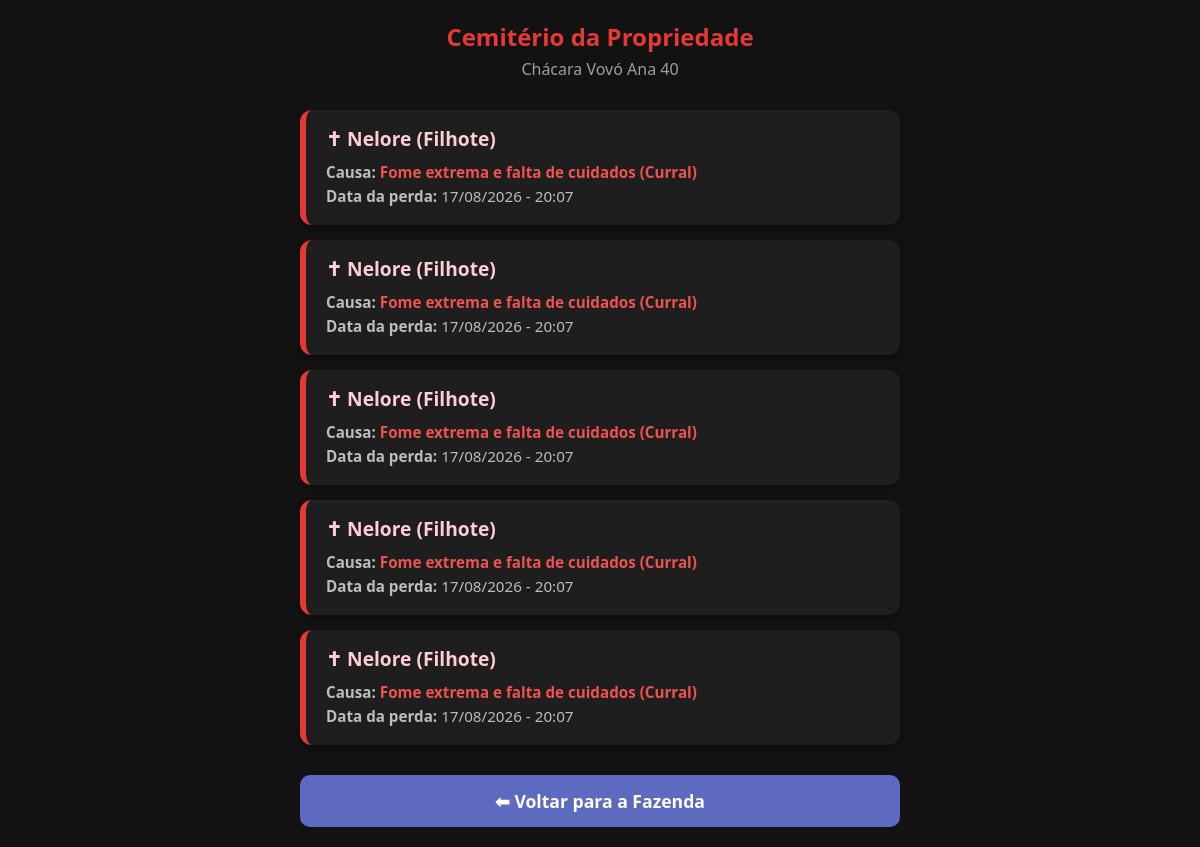
Screenshot of /cemiterio/40 (signed in) with the database file from the repository.
### database.py (models this page shows)
class Propriedade(db.Model):
    __tablename__ = 'propriedades'
    id = db.Column(db.Integer, primary_key=True)
    nome = db.Column(db.String(100), nullable=False)
    preco = db.Column(db.Float, nullable=False)
    tipo = db.Column(db.String(50), default="Sítio")
    dono_id = db.Column(db.Integer, db.ForeignKey('jogadores.id'), nullable=True)
    cap_silo = db.Column(db.Integer, default=500)
    cap_armazem = db.Column(db.Integer, default=200)
    cap_curral = db.Column(db.Integer, default=10)
    tem_represa_geral = db.Column(db.Boolean, default=False)
    tem_chiqueiro = db.Column(db.Boolean, default=False)
    tem_galinheiro = db.Column(db.Boolean, default=False)
    est_milho = db.Column(db.Integer, default=0)
    est_soja = db.Column(db.Integer, default=0)
    est_cafe = db.Column(db.Integer, default=0)
    est_arroz = db.Column(db.Integer, default=0)
    est_feijao = db.Column(db.Integer, default=0)
    est_algodao = db.Column(db.Integer, default=0)
    est_cana = db.Column(db.Integer, default=0)
    est_mandioca = db.Column(db.Integer, default=0)
    est_pimenta = db.Column(db.Integer, default=0)
    est_cacau = db.Column(db.Integer, default=0)
    est_acai = db.Column(db.Integer, default=0)
    est_cupuacu = db.Column(db.Integer, default=0)
    est_banana = db.Column(db.Integer, default=0)
    est_abacaxi = db.Column(db.Integer, default=0)
    est_melancia = db.Column(db.Integer, default=0)
    est_sal = db.Column(db.Integer, default=0)
    est_racao = db.Column(db.Integer, default=0)
    est_adubo = db.Column(db.Integer, default=0)
    est_veneno = db.Column(db.Integer, default=0)
    est_combustivel = db.Column(db.Integer, default=0)
    est_vacina_aftosa = db.Column(db.Integer, default=0)
    est_vacina_brucelose = db.Column(db.Integer, default=0)
    est_medicamento_geral = db.Column(db.Integer, default=0)
    est_suplemento_engorda = db.Column(db.Integer, default=0)
    lotes = db.relationship('Lote', backref='fazenda', lazy=True)

class HistoricoMorte(db.Model):
    __tablename__ = 'historico_mortes'
    id = db.Column(db.Integer, primary_key=True)
    propriedade_id = db.Column(db.Integer, db.ForeignKey('propriedades.id'), nullable=True)
    raca = db.Column(db.String(50), nullable=False)
    fase = db.Column(db.String(20), nullable=False)
    causa = db.Column(db.String(100), default="Maus tratos / Fome")
    data_morte = db.Column(db.DateTime, default=datetime.utcnow)
    propriedade = db.relationship('Propriedade', backref='mortes_registradas', lazy=True)

### app.py (the view)
@app.route('/cemiterio/<int:prop_id>')
def cemiterio(prop_id):
    if 'usuario' not in session:
        return redirect(url_for('login'))
    jogador = Jogador.query.filter_by(username=session['usuario']).first()
    if not jogador:
        session.pop('usuario', None)
        return redirect(url_for('login'))
    propriedade = Propriedade.query.get(prop_id)
    if not propriedade or propriedade.dono_id != jogador.id:
        return redirect(url_for('mapa'))
    mortes = HistoricoMorte.query.filter_by(propriedade_id=prop_id).order_by(HistoricoMorte.data_morte.desc()).all()
    return render_template('cemiterio.html',
                           jogador=jogador,
                           user=jogador,
                           fazenda=propriedade,
                           mortes=mortes)

### templates/cemiterio.html (shortened to what this page needs)
<!DOCTYPE html>
<html lang="pt-BR">
<head>
</head>
<body>
    <div class="container">
        <div class="cabecalho">
            <h2>Cemitério da Propriedade</h2>
            <p>{{ fazenda.nome }}</p>
        </div>
        {% if mortes %}
            {% for morto in mortes %}
            <div class="card-morte">
                <h3>✝ {{ morto.raca|capitalize }} ({{ morto.fase }})</h3>
                <p class="info"><strong>Causa:</strong> <span class="destaque">{{ morto.causa }}</span></p>
                <p class="info"><strong>Data da perda:</strong> {{ morto.data_morte.strftime('%d/%m/%Y - %H:%M') }}</p>
            </div>
            {% endfor %}
        {% else %}
            <div class="sucesso">
                <p>🎉 Excelente! Nenhum animal morreu por inanição ou falta de cuidados nesta propriedade.</p>
            </div>
        {% endif %}
        <a href="{{ url_for('fazenda', prop_id=fazenda.id) }}" class="btn-voltar">
            ⬅ Voltar para a Fazenda
        </a>
    </div>
</body>
</html>

### templates/cemiterio.html (style rules this page uses)
body { background-color: #121212; color: #ffffff; font-family: 'Segoe UI', Tahoma, Geneva, Verdana, sans-serif; margin: 0; padding: 20px; }
.container { max-width: 600px; margin: 0 auto; }
.cabecalho { text-align: center; margin-bottom: 30px; }
.cabecalho h2 { margin: 0; color: #e53935; }
.cabecalho p { color: #9e9e9e; margin-top: 5px; }
.card-morte { background-color: #1e1e1e; border-radius: 12px; padding: 15px 20px; margin-bottom: 15px; border-left: 6px solid #e53935; box-shadow: 0 4px 6px rgba(0,0,0,0.3); }
.card-morte h3 { font-size: 1.2em; margin: 0 0 10px 0; color: #ffcdd2; }
.info { margin: 4px 0; color: #bdbdbd; font-size: 0.95em; }
.destaque { color: #ef5350; font-weight: bold; }
.btn-voltar { display: block; width: 100%; text-align: center; background-color: #5c6bc0; color: white; padding: 14px; text-decoration: none; border-radius: 10px; margin-top: 30px; font-weight: bold; font-size: 1.1em; box-sizing: border-box; }

### rows the page displays
Propriedade: nome "Chácara Vovó Ana 40"
HistoricoMorte: raca "Nelore", fase "Filhote", causa "Fome extrema e falta de cuidados (Curral)", data_morte "17/08/2026 - 20:07"
HistoricoMorte: raca "Nelore", fase "Filhote", causa "Fome extrema e falta de cuidados (Curral)", data_morte "17/08/2026 - 20:07"
HistoricoMorte: raca "Nelore", fase "Filhote", causa "Fome extrema e falta de cuidados (Curral)", data_morte "17/08/2026 - 20:07"
HistoricoMorte: raca "Nelore", fase "Filhote", causa "Fome extrema e falta de cuidados (Curral)", data_morte "17/08/2026 - 20:07"
HistoricoMorte: raca "Nelore", fase "Filhote", causa "Fome extrema e falta de cuidados (Curral)", data_morte "17/08/2026 - 20:07"
